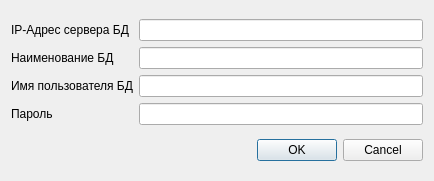
<?xml version="1.0" encoding="UTF-8"?>
<ui version="4.0">
 <class>Dialog</class>
 <widget class="QDialog" name="Dialog">
  <property name="windowModality">
   <enum>Qt::NonModal</enum>
  </property>
  <property name="geometry">
   <rect>
    <x>0</x>
    <y>0</y>
    <width>434</width>
    <height>181</height>
   </rect>
  </property>
  <property name="windowTitle">
   <string>Контроль перевозок - учет: Вход</string>
  </property>
  <property name="windowIcon">
   <iconset resource="../transport_control.qrc">
    <normaloff>:/images/transport_icon.png</normaloff>:/images/transport_icon.png</iconset>
  </property>
  <layout class="QVBoxLayout">
   <item>
    <layout class="QGridLayout">
     <item row="1" column="0">
      <widget class="QLabel" name="label">
       <property name="text">
        <string>Наименование БД</string>
       </property>
      </widget>
     </item>
     <item row="1" column="1">
      <widget class="QLineEdit" name="lineEdit_dbname"/>
     </item>
     <item row="2" column="0">
      <widget class="QLabel" name="label_2">
       <property name="text">
        <string>Имя пользователя БД</string>
       </property>
      </widget>
     </item>
     <item row="2" column="1">
      <widget class="QLineEdit" name="lineEdit_username"/>
     </item>
     <item row="3" column="0">
      <widget class="QLabel" name="label_3">
       <property name="text">
        <string>Пароль</string>
       </property>
      </widget>
     </item>
     <item row="3" column="1">
      <widget class="QLineEdit" name="lineEdit_pwd">
       <property name="echoMode">
        <enum>QLineEdit::Password</enum>
       </property>
      </widget>
     </item>
     <item row="0" column="0">
      <widget class="QLabel" name="label_4">
       <property name="text">
        <string>IP-Адрес сервера БД</string>
       </property>
      </widget>
     </item>
     <item row="0" column="1">
      <widget class="QLineEdit" name="lineEdit_hostname"/>
     </item>
    </layout>
   </item>
   <item>
    <widget class="QDialogButtonBox" name="buttonBox">
     <property name="orientation">
      <enum>Qt::Horizontal</enum>
     </property>
     <property name="standardButtons">
      <set>QDialogButtonBox::Cancel|QDialogButtonBox::Ok</set>
     </property>
    </widget>
   </item>
  </layout>
 </widget>
 <tabstops>
  <tabstop>lineEdit_hostname</tabstop>
  <tabstop>lineEdit_dbname</tabstop>
  <tabstop>lineEdit_username</tabstop>
  <tabstop>lineEdit_pwd</tabstop>
  <tabstop>buttonBox</tabstop>
 </tabstops>
 <resources>
  <include location="../transport_control.qrc"/>
 </resources>
 <connections>
  <connection>
   <sender>buttonBox</sender>
   <signal>accepted()</signal>
   <receiver>Dialog</receiver>
   <slot>accept()</slot>
   <hints>
    <hint type="sourcelabel">
     <x>248</x>
     <y>254</y>
    </hint>
    <hint type="destinationlabel">
     <x>157</x>
     <y>274</y>
    </hint>
   </hints>
  </connection>
  <connection>
   <sender>buttonBox</sender>
   <signal>rejected()</signal>
   <receiver>Dialog</receiver>
   <slot>reject()</slot>
   <hints>
    <hint type="sourcelabel">
     <x>316</x>
     <y>260</y>
    </hint>
    <hint type="destinationlabel">
     <x>286</x>
     <y>274</y>
    </hint>
   </hints>
  </connection>
 </connections>
</ui>
